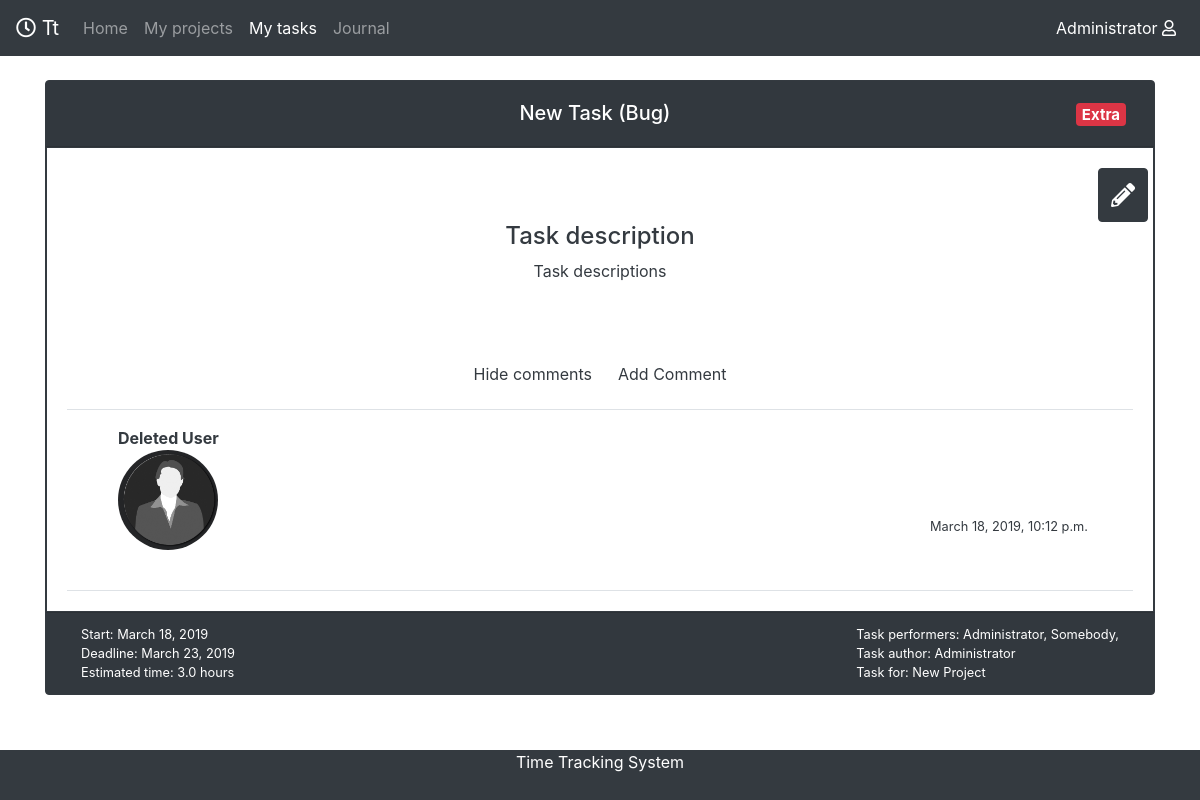
Before: /mytasks/1/ (signed in) with the older database file.
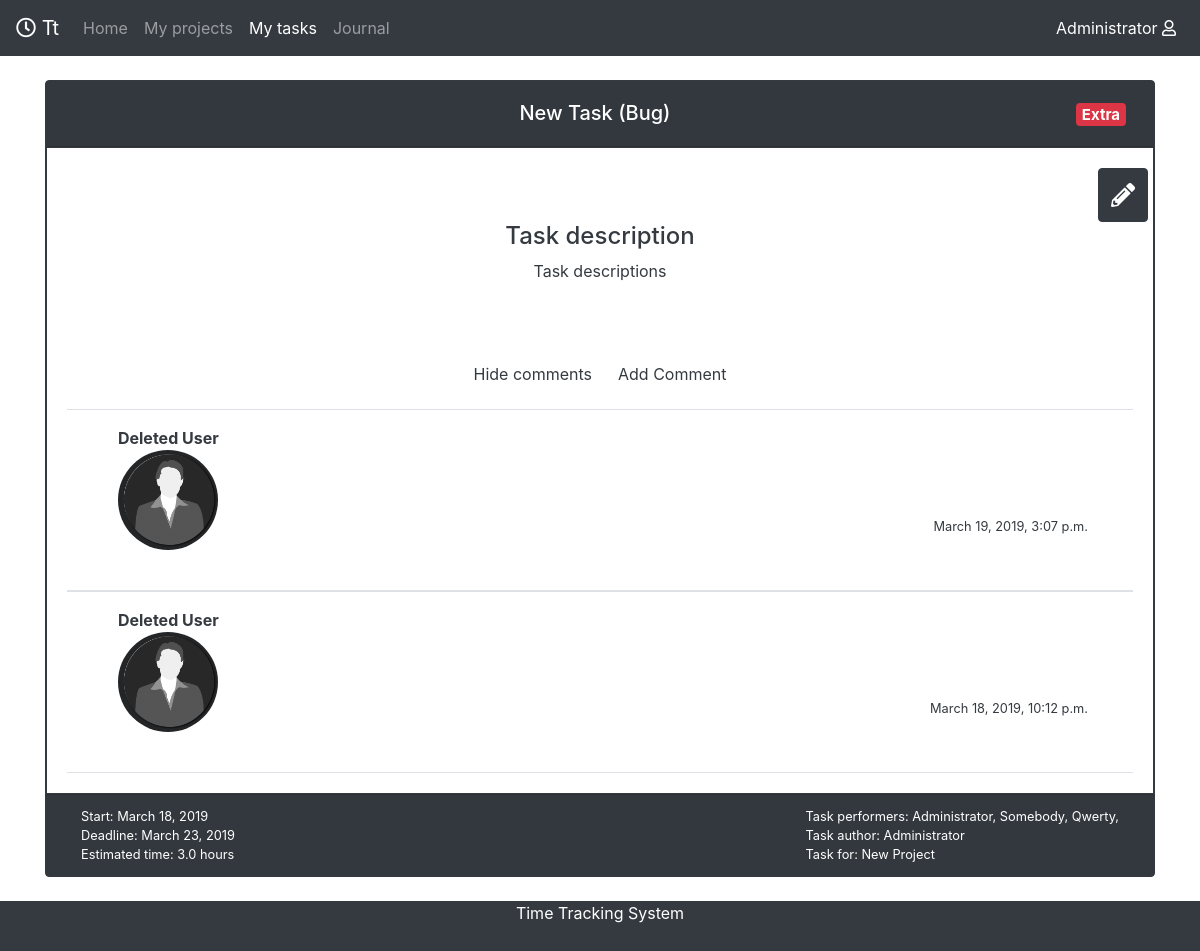
After: the same page with the newer database file.
### mainApp/models.py (models this page shows, shortened)
class Comment(models.Model):
    comment_for = models.ForeignKey(Task, on_delete=models.CASCADE, null=True)
    commentator = models.ForeignKey(Profile, null=True, on_delete=models.SET_NULL)
    comm_text = models.TextField(max_length=500, blank=False)
    date = models.DateTimeField(default=dt.datetime.now, blank=False)

### accounts_manager/models.py (models this page shows)
class Profile(models.Model):
    Custom_User = models.OneToOneField(User, on_delete=models.CASCADE)
    profile_image = models.ImageField(upload_to="avatar", blank=True, null=True, default='avatar/default.jpg')
    date_of_birth = models.DateField(blank=True, null=True)
    user_function = models.CharField(max_length=50)
    def __str__(self):
        return self.Custom_User.username

### mainApp/views.py (the view, shortened to what this page needs)
# urls.py: path('mytasks/<int:pk>/', views.mytasksdetail, name='mytasksdetail')
@login_required(login_url="/log_in")
def mytasksdetail(request, pk):
        task = Task.objects.get(id=pk)
        add_comment_form = AddComentForm()
        taskeditform = TaskEditForm()
        comments = Comment.objects.filter(comment_for=task)
        comments = comments.order_by('-date')
        user = User.objects.get(username=request.user.username)
        if request.POST and "edittaskname" in request.POST:
            taskeditform = TaskEditForm(request.POST, instance=task)
            if taskeditform.is_valid():
                taskeditform.save()
                return HttpResponseRedirect(request.path)
        elif request.POST and "clearhistoryname" in request.POST:
            print("good")
            comments.delete()
            return HttpResponseRedirect(request.path)
        return render(request, "mytasks/task_template.html", {'task' : task,  "User": user, "taskeditform" : taskeditform,
            'comments' : comments})

### mainApp/models.py (called while the page is built)
    def __str__(self):
        return self.name

### mainApp/templates/mytasks/task_template.html (shortened to what this page needs)
{% extends "home/wrapper.html" %}
{% block content %}
	{% if user.profile in task.project.developers.all %}
		<div class="container h-100 pt-4 pb-4">
			<div class="card  text-lg bg-dark border border-dark text-white">
				<div class="card-header text-center h4" >
					<div class=" text-center text-white h5 m-2 ml-md-5 d-flex  ">
						<div class="text-center  w-100">
							{{task.topic}} ({{task.task_type}})
						</div>
						<div>
							<span class="badge {% if task.priority == 'High' %}badge-warning
								{% elif task.priority == 'Normal' %}  badge-success
								{% elif task.priority == 'Extra' %} badge-danger
							{% endif %}">{{task.priority}}</span>
						</div>
					</div>
				</div>
				<div class="card-body overflow-auto bg-white border border-dark ">
					<div class="row justify-content-end">
						<button type="button" class="btn btn-dark" data-toggle="modal" data-target="#exampleModalLong">
						<div class="h4  "><i class="fas pt-2 fa-pencil-alt align-bottom"></i></div>
						</button>
					</div>
					<div class="text-dark text-center">
						<h4>Task description</h4>
						{{ task.description }} <br>
						<br>
						<div class="pt-5 w-100 form-inline justify-content-center">
							<a class="btn commbut " id="showcomm"  data-toggle="collapse"  data-target="#collapseComments" aria-expanded="false" aria-controls="collapseComments">
								Hide comments
							</a>
							<a class="btn commbut"  data-toggle="modal" data-target="#AddComment">
								Add Comment
							</a>
						</div>
						<div class="collapse pt-3 show"  id="collapseComments">{% include 'mytasks/comment_block_template.html' %}</div>
					</div>
				</div>
				<div class="card-footer text-center ">
					<div class=" d-flex flex-row justify-content-between flex-wrap">
						<div class="text-left col-md-6 d-lg-flex col-xs-12" >
							<small>
							Start: {{task.start_date }} <br>
							Deadline: {{task.end_date }} <br>
							Estimated time: {{task.estimated_time }} hours
							</small>
						</div>
						<div class="text-left col-md-6 col-xs-12 d-lg-flex justify-content-end">
							<small>
							Task performers:
							{% for i in task.project.developers.all %}
								{{ i }},
							{% endfor %}
							<br>
							Task author:
							{{ task.creator }} <br>
							Task for: {{ task.project}}
							<br>
							</small>
						</div>
					</div>
				</div>
			</div>
		</div>
	{% endif %}
	{% load static %}
{% endblock %}

### mainApp/templates/mytasks/comment_block_template.html (shortened to what this page needs)
{% for i in comments %}
	<div class="container-fluid  d-flex pb-4 flex-wrap border-bottom border-top ">
		<div class="p-3 col-md-2 col-sm-12 ">
			<div class="row d-flex justify-content-center">
				<div class="font-weight-bold">{% if i.commentator != None %} {{i.commentator}} {% else %} Deleted User {% endif %}</div>
			</div>
			<div class="row d-flex justify-content-center">
				<div><img class="comment_image rounded-circle"
					src="/media/{% if i.commentator != None %}{{ i.commentator.profile_image }}
					{% else %}/avatar/default.jpg {% endif %}"></div>
			</div>
		</div>
		<div class="pt-3 col-md-10  col-sm-12  d-flex align-items-center flex-wrap ">
				<div class="col-12 text-md-right text-sm-center w-25"><small> {{i.date}}</small></div>
			</div>
		</div>
	{% endfor %}

Changed rows visible on the page:
added Comment: shows "Deleted User", date "March 19, 2019, 3:07 p.m."
now on this page (row unchanged): Profile: Custom_User.username "Qwerty"
